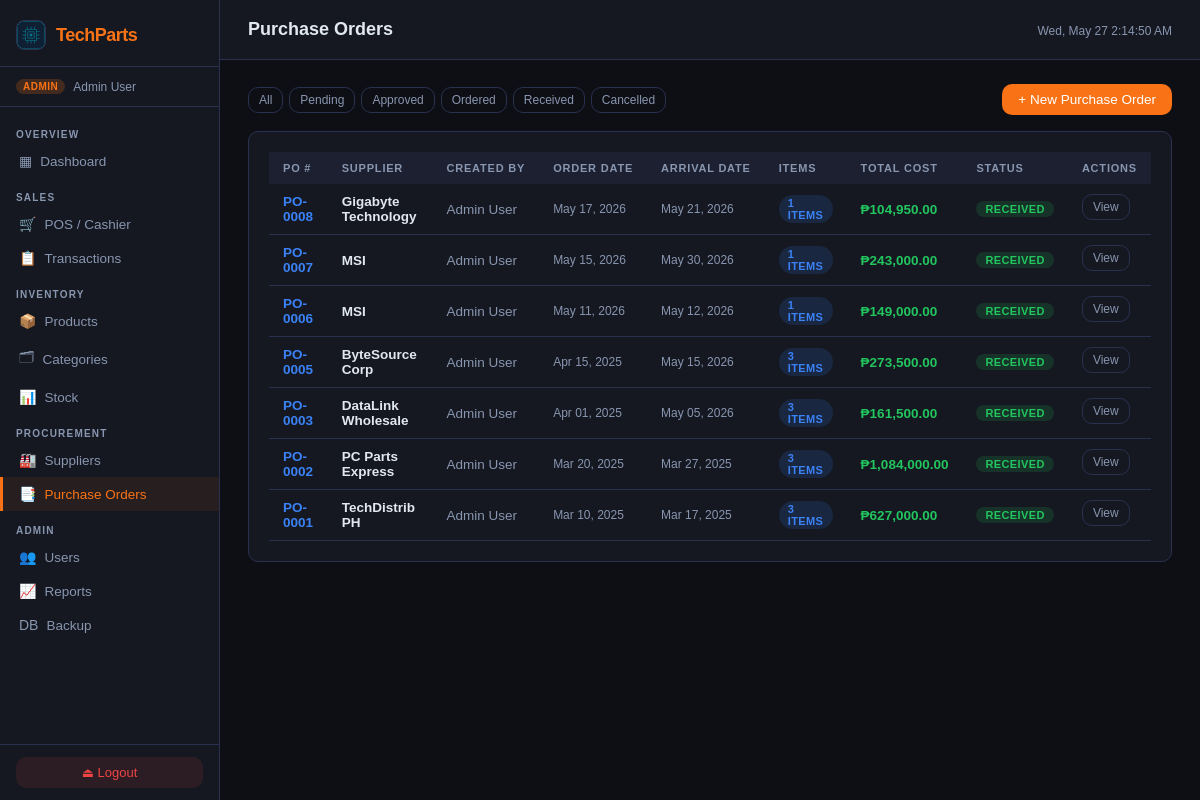
Before: /pages/purchase_orders.php?status=Received (signed in) with the older database file.
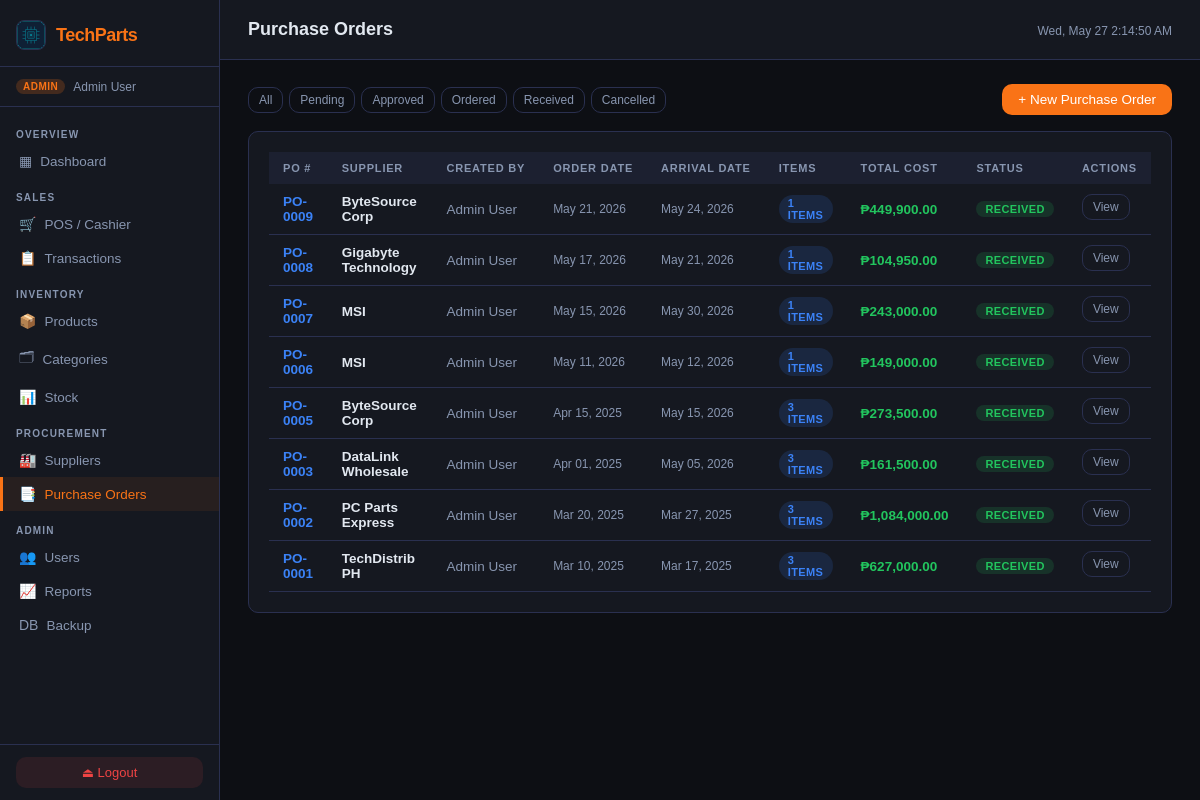
After: the same page with the newer database file.
### tables this page shows
CREATE TABLE `purchaseorder` (
  `ID` int NOT NULL AUTO_INCREMENT,
  `OrderDate` timestamp NULL DEFAULT CURRENT_TIMESTAMP,
  `ArrivalDate` date DEFAULT NULL,
  `Status` enum('Pending','Approved','Ordered','Received','Cancelled') DEFAULT 'Pending',
  `Notes` text,
  `Supplier_ID` int NOT NULL,
  `User_ID` int NOT NULL,
  PRIMARY KEY (`ID`),
  KEY `Supplier_ID` (`Supplier_ID`),
  KEY `User_ID` (`User_ID`),
  CONSTRAINT `purchaseorder_ibfk_1` FOREIGN KEY (`Supplier_ID`) REFERENCES `supplier` (`ID`),
  CONSTRAINT `purchaseorder_ibfk_2` FOREIGN KEY (`User_ID`) REFERENCES `user` (`ID`)
);

CREATE TABLE `supplier` (
  `ID` int NOT NULL AUTO_INCREMENT,
  `Name` varchar(255) NOT NULL,
  `Phone` varchar(20) NOT NULL,
  `Email` varchar(254) NOT NULL,
  `Address` varchar(255) NOT NULL,
  `IsActive` tinyint(1) DEFAULT '1',
  PRIMARY KEY (`ID`),
  UNIQUE KEY `Phone` (`Phone`),
  UNIQUE KEY `Email` (`Email`)
);

CREATE TABLE `user` (
  `ID` int NOT NULL AUTO_INCREMENT,
  `Name` varchar(100) NOT NULL,
  `Email` varchar(254) NOT NULL,
  `Password` varchar(255) NOT NULL,
  `Role` enum('Admin','Cashier') NOT NULL,
  `IsActive` tinyint(1) DEFAULT '1',
  `CreatedAt` timestamp NULL DEFAULT CURRENT_TIMESTAMP,
  PRIMARY KEY (`ID`),
  UNIQUE KEY `Email` (`Email`)
);

### includes/config.php (called while the page is built, shortened)
<?php
function currentUser(): array
{
    return [
        'id'   => $_SESSION['user_id']   ?? null,
        'name' => $_SESSION['user_name'] ?? 'Guest',
        'role' => $_SESSION['role']      ?? 'Viewer',
    ];
}

### pages/purchase_orders.php (the view, shortened to what this page needs)
<?php
require_once __DIR__ . '/../includes/config.php';
$pageTitle = 'Purchase Orders';
$db = getDB();
$isAdmin = in_array($_SESSION['role'], ['Admin', 'User']);
$statusFilt = $_GET['status'] ?? '';
$where = $statusFilt ? 'WHERE po.Status=?' : '';
$params = $statusFilt ? [$statusFilt] : [];
$pos = $db->prepare("
    SELECT po.*, s.Name AS SupplierName, u.Name AS CreatedBy,
           COUNT(poi.ID) AS ItemCount,
           COALESCE(SUM(poi.QuantityOrdered*poi.UnitCost),0) AS TotalCost
    FROM PurchaseOrder po
    JOIN Supplier s ON po.Supplier_ID=s.ID
    JOIN User u ON po.User_ID=u.ID
    LEFT JOIN PurchaseOrderItem poi ON poi.PurchaseOrder_ID=po.ID
    $where GROUP BY po.ID ORDER BY po.OrderDate DESC
");
$pos->execute($params);
$poList = $pos->fetchAll();
include __DIR__ . '/../includes/header.php';
?>
<link rel="stylesheet" href="/css/purchase_orders.css">
<div class="toolbar">
  <div style="display:flex;gap:6px">
    <?php foreach (['' => 'All', 'Pending' => 'Pending', 'Approved' => 'Approved', 'Ordered' => 'Ordered', 'Received' => 'Received', 'Cancelled' => 'Cancelled'] as $v => $l): ?>
      <a href="?status=<?= $v ?>" class="btn btn-ghost btn-sm <?= $statusFilt === $v ? 'btn-primary' : '' ?>"><?= $l ?></a>
    <?php endforeach; ?>
  </div>
  <?php if ($isAdmin): ?>
    <button class="btn btn-primary" onclick="openModal('po-modal')">+ New Purchase Order</button>
  <?php endif; ?>
</div>
<div class="card">
  <div class="table-wrap">
    <table>
      <thead>
        <tr>
          <th>PO #</th>
          <th>Supplier</th>
          <th>Created By</th>
          <th>Order Date</th>
          <th>Arrival Date</th>
          <th>Items</th>
          <th>Total Cost</th>
          <th>Status</th>
          <th>Actions</th>
        </tr>
      </thead>
      <tbody>
        <?php foreach ($poList as $po): ?>
          <tr>
            <td style="font-family:'Syne',sans-serif;font-weight:700;color:var(--accent2)">PO-<?= str_pad($po['ID'], 4, '0', STR_PAD_LEFT) ?></td>
            <td style="font-weight:600"><?= htmlspecialchars($po['SupplierName']) ?></td>
            <td style="color:var(--text-muted)"><?= htmlspecialchars($po['CreatedBy']) ?></td>
            <td style="color:var(--text-muted);font-size:12px"><?= date('M d, Y', strtotime($po['OrderDate'])) ?></td>
            <td style="color:var(--text-muted);font-size:12px"><?= $po['ArrivalDate'] ? date('M d, Y', strtotime($po['ArrivalDate'])) : '—' ?></td>
            <td><span class="badge badge-blue"><?= $po['ItemCount'] ?> items</span></td>
            <td style="color:var(--accent3);font-weight:600">₱<?= number_format($po['TotalCost'], 2) ?></td>
            <td>
              <?php $c = match ($po['Status']) {
                'Received' => 'green',
                'Approved' => 'blue',
                'Ordered' => 'orange',
                'Pending' => 'yellow',
                'Cancelled' => 'red',
                default => 'gray'
              }; ?>
              <span class="badge badge-<?= $c ?>"><?= $po['Status'] ?></span>
            </td>
            <td style="display:flex;gap:6px">
              <button class="btn btn-ghost btn-sm" onclick="viewPO(<?= $po['ID'] ?>)">View</button>
            </td>
          </tr>
        <?php endforeach; ?>
      </tbody>
    </table>
  </div>
</div>
<?php include __DIR__ . '/../includes/footer.php'; ?>

### includes/header.php (shortened to what this page needs)
<?php
$user = currentUser();
$page = basename($_SERVER['PHP_SELF'], '.php');
?>
<!DOCTYPE html>
<html lang="en">
<head>
  <link rel="stylesheet" href="/css/style.css">
</head>
<body>
  <nav class="sidebar">
    <div class="sidebar-brand">
      <?php $logoClass = 'sidebar-logo'; include __DIR__ . '/logo.php'; ?>
      <span class="brand-name">TechParts</span>
    </div>
    <div class="sidebar-role">
      <span class="role-badge role-<?= strtolower($user['role']) ?>"><?= $user['role'] ?></span>
      <span class="user-name"><?= htmlspecialchars($user['name']) ?></span>
    </div>
    <ul class="nav-links">
      <li class="nav-section">OVERVIEW</li>
      <li class="<?= $page === 'dashboard' ? 'active' : '' ?>">
        <a href="/pages/dashboard.php"><i class="ico">▦</i> Dashboard</a>
      </li>
      <?php if (in_array($user['role'], ['Admin', 'Cashier', 'User'])): ?>
        <li class="nav-section">SALES</li>
        <?php if (in_array($user['role'], ['Admin', 'Cashier'])): ?>
          <li class="<?= $page === 'cashier' ? 'active' : '' ?>">
            <a href="/pages/cashier.php"><i class="ico">🛒</i> POS / Cashier</a>
          </li>
        <?php endif; ?>
        <li class="<?= $page === 'transactions' ? 'active' : '' ?>">
          <a href="/pages/transactions.php"><i class="ico">📋</i> Transactions</a>
        </li>
      <?php endif; ?>
      <li class="nav-section">INVENTORY</li>
      <li class="<?= $page === 'products' ? 'active' : '' ?>">
        <a href="/pages/products.php"><i class="ico">📦</i> Products</a>
      </li>
      <li class="<?= $page === 'categories' ? 'active' : '' ?>">
        <a href="/pages/categories.php"><i class="ico">🗂</i> Categories</a>
      </li>
      <li class="<?= $page === 'stock' ? 'active' : '' ?>">
        <a href="/pages/stock.php"><i class="ico">📊</i> Stock</a>
      </li>
      <li class="nav-section">PROCUREMENT</li>
      <li class="<?= $page === 'suppliers' ? 'active' : '' ?>">
        <a href="/pages/suppliers.php"><i class="ico">🏭</i> Suppliers</a>
      </li>
      <li class="<?= $page === 'purchase_orders' ? 'active' : '' ?>">
        <a href="/pages/purchase_orders.php"><i class="ico">📑</i> Purchase Orders</a>
      </li>
      <?php if ($user['role'] === 'Admin'): ?>
        <li class="nav-section">ADMIN</li>
        <li class="<?= $page === 'users' ? 'active' : '' ?>">
          <a href="/pages/users.php"><i class="ico">👥</i> Users</a>
        </li>
        <li class="<?= $page === 'reports' ? 'active' : '' ?>">
          <a href="/pages/reports.php"><i class="ico">📈</i> Reports</a>
        </li>
        <li class="<?= $page === 'backup' ? 'active' : '' ?>">
          <a href="/pages/backup.php"><i class="ico">DB</i> Backup</a>
        </li>
      <?php endif; ?>
    </ul>
    <div class="sidebar-footer">
      <a href="/pages/logout.php" class="logout-btn" data-confirm-logout>⏏ Logout</a>
    </div>
  </nav>
  <main class="main-content">
    <header class="top-bar">
      <h1 class="page-title"><?= htmlspecialchars($pageTitle ?? 'Dashboard') ?></h1>
      <div class="top-bar-right">
        <span class="date-display" id="live-clock"></span>
      </div>
    </header>
    <div class="page-body">

### includes/logo.php
<?php
$logoClass = $logoClass ?? 'app-logo';
$logoAlt = $logoAlt ?? 'TechParts logo';
?>
<img src="/assets/images/logo.png" alt="<?= htmlspecialchars($logoAlt, ENT_QUOTES, 'UTF-8') ?>" class="<?= htmlspecialchars($logoClass, ENT_QUOTES, 'UTF-8') ?>">

### includes/footer.php (shortened to what this page needs)
</div>
</main>
</body>
</html>

Changed rows visible on the page:
now on this page (row edited): purchaseorder: ID "0009", Supplier_ID.Name "ByteSource Corp", User_ID.Name "Admin User", OrderDate "May 21, 2026", ArrivalDate "May 24, 2026", ItemCount "1", TotalCost "449,900.00", Status "RECEIVED"
